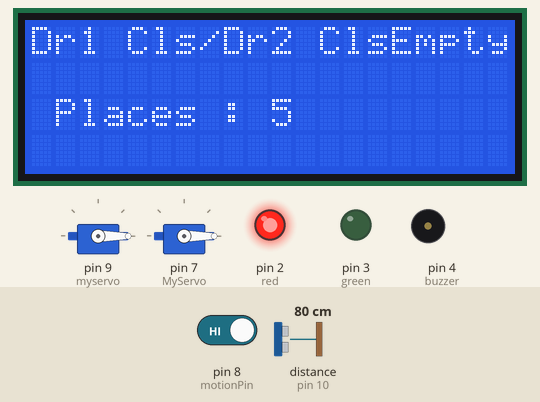
Recording of a sketch running on a simulated Arduino Uno, built with avr-gcc and run on an emulated ATmega328P. On the bench: 20×4 character LCD, 2 × servo, output pins drawn as LEDs (lit = HIGH), buzzer (waves = sounding, pin HIGH). Wiring (inferred from the names in the program): ultrasonic range finder: trigger pin 11; echo pin 10. The test bench sets the inputs (shaded band); at power-on: distance to the obstacle (sensor on pin 10) 80 cm, pin 8 (motionPin) HIGH. The echo pulse lasts 58.3 µs per cm; pins used as bus, display or sensor lines are not drawn.

Above: at 1.3 s.
1.4 s: distance to the obstacle (sensor on pin 10) set to 8 cm
2.9 s: distance to the obstacle (sensor on pin 10) set to 5 cm
At 4.4 s:
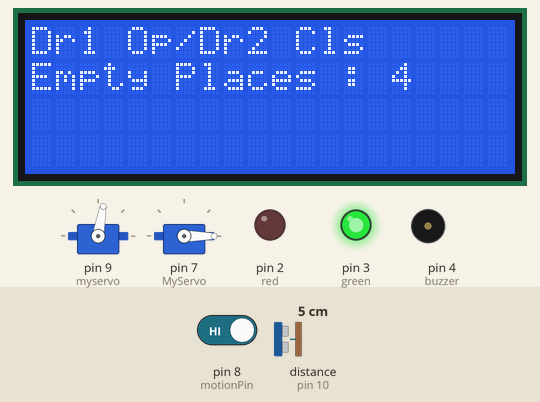
4.7 s: pin 8 (motionPin) driven LOW
At 8.5 s:
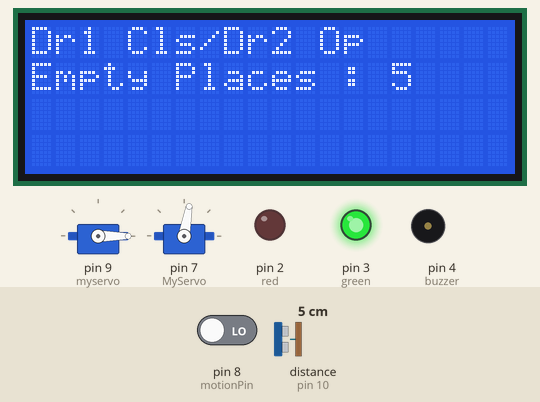
10.7 s: distance to the obstacle (sensor on pin 10) set to 9 cm
At 11.9 s:
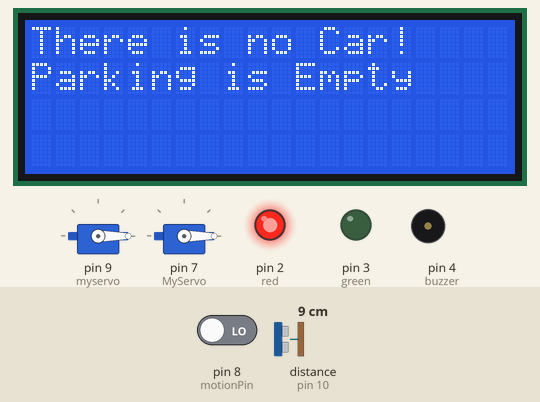
13.7 s: distance to the obstacle (sensor on pin 10) set to 2 cm
At 15.19 s:
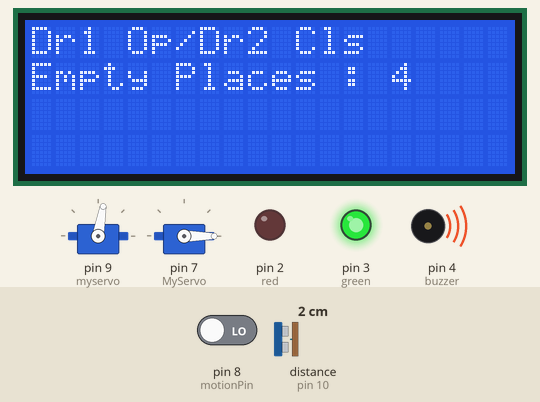
16.7 s: pin 8 (motionPin) driven HIGH
At 35.9 s:
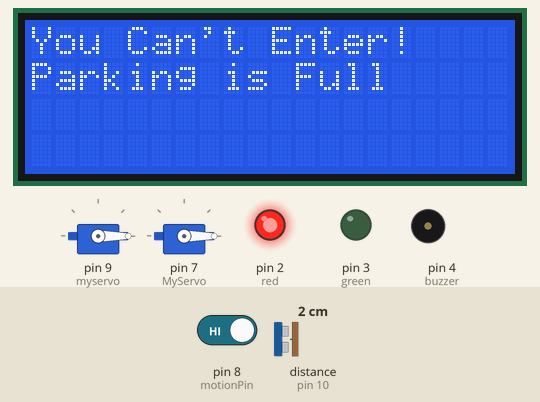
Timing chart, 0 to 36.3 s (numbered marks = the images above; inputs shaded):
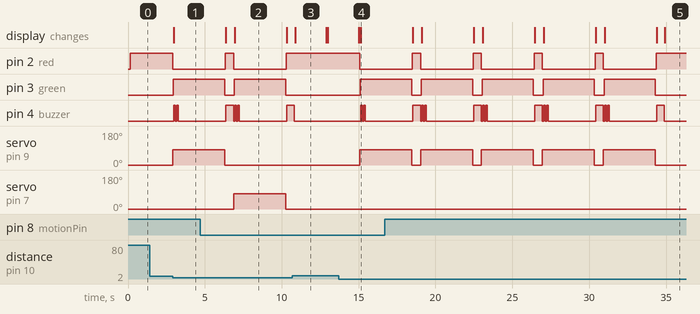

The sketch:

Parking.ino
```cpp
#include <LiquidCrystal_I2C.h>
#include <SPI.h>
#include <Servo.h>

LiquidCrystal_I2C lcd(0x27,20,4);

#define red 2
#define green 3
#define trig 11
#define echo 10
#define buzzer 4
#define motionPin 8

int distance = 0;
long duration = 0;
Servo myservo;
Servo MyServo;
bool IsDoorOpen = false;
bool IsDoor2Open=false;
int CarNumbers = 0;
int EmptyPlaces;

void setup() {
  lcd.init();
  lcd.backlight();

  Serial.begin(9600);

  pinMode(red, OUTPUT);
  pinMode(green, OUTPUT);
  pinMode(trig, OUTPUT);
  pinMode(buzzer, OUTPUT);
  pinMode(echo, INPUT);
  pinMode(motionPin,INPUT);

  myservo.attach(9);
  myservo.write(0);
  MyServo.attach(7);
  MyServo.write(0);

  LcdClose();
  TurnOnRedColor();
}

void loop() {
  ReclageSonic();   // ← FIX 1: missing semicolon

  duration = pulseIn(echo, HIGH,25000); // ← FIX 2: timeout added
  if (duration == 0) return;

  distance = duration * 0.034 / 2;

  // ← FIX 3: prevent multiple counting
  if (distance <= 5) {
    if (CarNumbers == 5) {
      ParkingFull();
    } else {
      CarNumbers++;
      OpenTheDoor();
      delay(3000);
      CloseTheDoor();
    }
  }
  bool readvalue = digitalRead(motionPin);
  if(readvalue==0){
    if(CarNumbers == 0){
        ParkingEmpty();
    }
    else{
      CarNumbers--;
      OpenTheDoor2();
      delay(3000);
      CloseTheDoor2();
    }
  }

}

void OpenTheDoor() {
  IsDoorOpen = true;
  myservo.write(80);
  TurnOnGreenColor();
  LcdOpen();

  digitalWrite(buzzer, HIGH);
  delay(100);
  digitalWrite(buzzer, LOW);
  delay(100);
  digitalWrite(buzzer, HIGH);
  delay(100);
  digitalWrite(buzzer, LOW);
}

void CloseTheDoor() {
  IsDoorOpen = false;
  myservo.write(0);
  TurnOnRedColor();
  LcdClose();

  digitalWrite(buzzer, HIGH);
  delay(500);
  digitalWrite(buzzer, LOW);
}

void OpenTheDoor2() {
  IsDoor2Open=true;
  MyServo.write(80);
  TurnOnGreenColor();
  LcdOpen();

  digitalWrite(buzzer, HIGH);
  delay(100);
  digitalWrite(buzzer, LOW);
  delay(100);
  digitalWrite(buzzer, HIGH);
  delay(100);
  digitalWrite(buzzer, LOW);
}

void CloseTheDoor2() {
  IsDoor2Open=false;
  MyServo.write(0);
  TurnOnRedColor();
  LcdClose();

  digitalWrite(buzzer, HIGH);
  delay(500);
  digitalWrite(buzzer, LOW);
}

void ReclageSonic() {
  digitalWrite(trig, LOW);
  delayMicroseconds(2);
  digitalWrite(trig, HIGH);
  delayMicroseconds(10);
  digitalWrite(trig, LOW);
}

void TurnOnGreenColor() {
  digitalWrite(red, LOW);
  delay(50);
  digitalWrite(green, HIGH);
}

void TurnOnRedColor() {
  digitalWrite(green, LOW);
  delay(50);
  digitalWrite(red, HIGH);
}

void LcdOpen() {
  lcd.clear();
  lcd.setCursor(0, 0);
  lcd.print("Dr1 ");
  if(IsDoorOpen == true)lcd.print("Op/");
  else lcd.print("Cls/");
  lcd.print("Dr2 ");
  if(IsDoor2Open == true)lcd.print("Op");
  else lcd.print("Cls");

  lcd.setCursor(0, 1);
  EmptyPlaces = 5 - CarNumbers;
  lcd.print("Empty Places : ");
  lcd.print(EmptyPlaces);
}

void LcdClose() {
  lcd.clear();
  lcd.setCursor(0, 0);
  lcd.print("Dr1 ");
  if(IsDoorOpen == true)lcd.print("Op/");
  else lcd.print("Cls/");
  lcd.print("Dr2 ");
  if(IsDoor2Open == true)lcd.print("Op");
  else lcd.print("Cls");

  EmptyPlaces = 5 - CarNumbers;

  if (EmptyPlaces == 0) {
    lcd.print("Parking is Full");
  } else {
    lcd.print("Empty Places : ");
    lcd.print(EmptyPlaces);
  }
}

void ParkingFull() {
  lcd.clear();
  lcd.setCursor(0, 0);
  lcd.print("You Can't Enter!");
  lcd.setCursor(0, 1);
  lcd.print("Parking is Full");

  delay(2000);
  LcdClose();
  TurnOnRedColor();
}
void ParkingEmpty(){
  lcd.clear();
  lcd.setCursor(0, 0);
  lcd.print("There is no Car!");
  lcd.setCursor(0, 1);
  lcd.print("Parking is Empty");

  delay(2000);
  LcdClose();
  TurnOnRedColor();
}
```

Measured:
- the behaviour switches between 7 and 6 cm on distance to the obstacle (sensor on pin 10) (found by bisection; images 0 and 1)
- after the input at 1.4 s, every drawn part: stays the same
- after the input at 2.9 s, pin 2 (red): HIGH → LOW at once; pin 3 (green): LOW → HIGH after 0.05 s; pin 4 (buzzer): alternates HIGH for 0.10 s and LOW for 0.10 s, 4 changes in all, then stays LOW, starting after 0.08 s; servo on pin 9 (myservo): 0° → 80° at once; the display: changes after 0.08 s (image 1)
- after the input at 4.7 s, servo on pin 9 (myservo): goes on until 6.3 s, then stays 0°; servo on pin 7 (MyServo): 0° → 80° after 2.2 s, → 0° 3.4 s later; the display: first differs from a run without the input after 2.2 s (image 2)
- after the input at 10.7 s, pin 2 (red): stays HIGH (without the input it goes to LOW after 0.13 s); pin 3 (green): stays LOW (without the input it goes to HIGH after 0.18 s); pin 4 (buzzer): goes on until 10.8 s, then stays LOW; servo on pin 9 (myservo): stays 0° (without the input it goes to 80° after 0.13 s); the display: changes after 0.17 s (image 3)
- after the input at 13.7 s, pin 2 (red): HIGH → LOW after 1.4 s; pin 3 (green): LOW → HIGH after 1.4 s; pin 4 (buzzer): alternates HIGH for 0.10 s and LOW for 0.10 s, 4 changes in all, then stays LOW, starting after 1.4 s; servo on pin 9 (myservo): 0° → 80° after 1.4 s
- after the input at 16.7 s, servo on pin 9 (myservo): alternates 80° for 3.4 s and 0° for 0.58 s, starting after 2.3 s; servo on pin 7 (MyServo): stops changing and stays 0°
- what the display in image 2 shows lasts 3.4 s, from 6.9 s to 10.3 s
